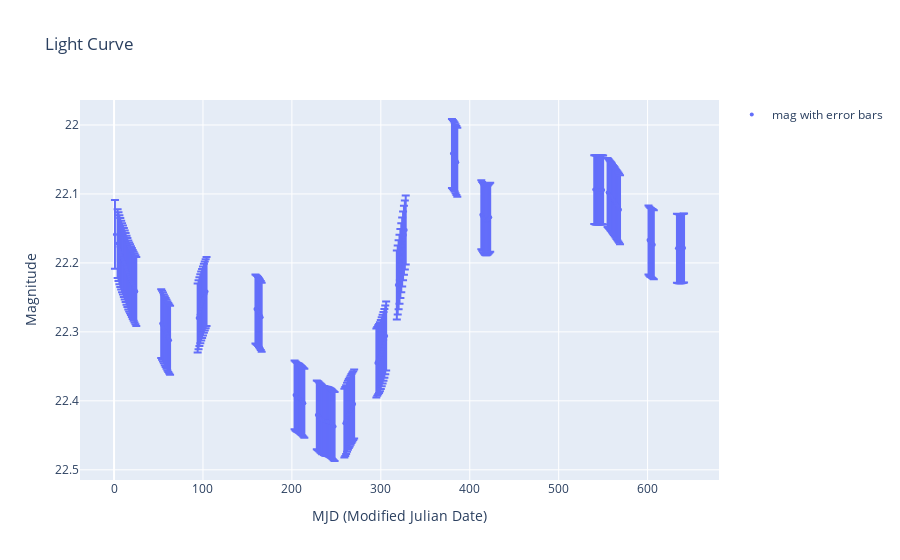
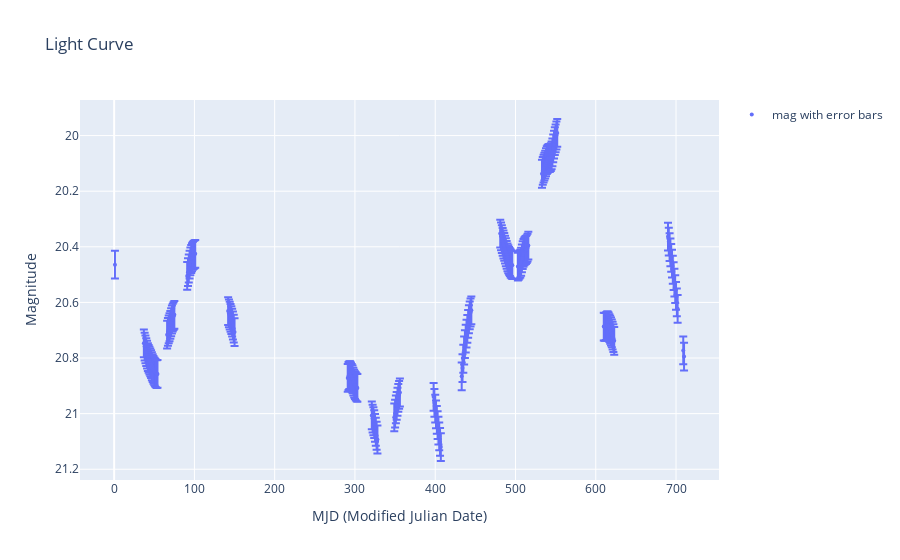
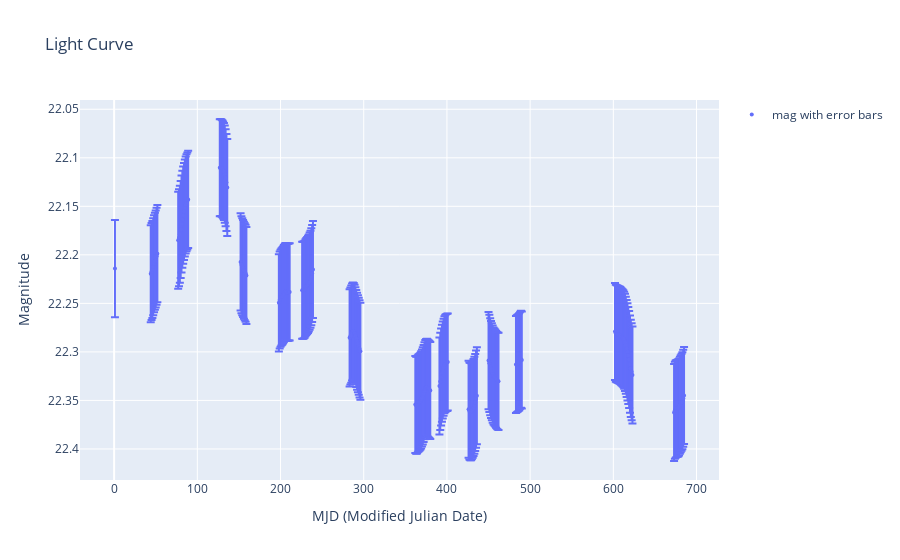

Notebook code for these charts, in order:
### Markdown cell above
## 2. Vizualizacija

Za ovo samo koristimo osnovnu funkciju `Plot_Lc`. Plotovaćemo prve tri krive.

### Code cell
Plot_Lc(light_curves[0], x_axis='mjd', save_fig=True)
Plot_Lc(light_curves[1], x_axis='mjd', save_fig=True)
Plot_Lc(light_curves[2], x_axis='mjd', save_fig=True)

### Figure 1 — Plotly figure (JSON) as saved in the notebook; plotly's stock layout.template omitted (floating-point values rounded to 4 significant figures; data arrays with more than 128 entries replaced by an {"elided": "..."} marker saying what was removed)
{"data": [{"error_y": {"array": {"elided": "180 float values"}, "type": "data", "visible": true}, "marker": {"size": 4}, "mode": "markers", "name": "mag with error bars", "type": "scatter", "x": {"elided": "180 int values"}, "y": {"elided": "180 float values"}}], "layout": {"showlegend": true, "title": {"text": "Light Curve"}, "xaxis": {"title": {"text": "MJD (Modified Julian Date)"}}, "yaxis": {"autorange": "reversed", "title": {"text": "Magnitude"}}}}

### Figure 2 — Plotly figure (JSON) as saved in the notebook; plotly's stock layout.template omitted (floating-point values rounded to 4 significant figures; data arrays with more than 128 entries replaced by an {"elided": "..."} marker saying what was removed)
{"data": [{"error_y": {"array": {"elided": "180 float values"}, "type": "data", "visible": true}, "marker": {"size": 4}, "mode": "markers", "name": "mag with error bars", "type": "scatter", "x": {"elided": "180 int values"}, "y": {"elided": "180 float values"}}], "layout": {"showlegend": true, "title": {"text": "Light Curve"}, "xaxis": {"title": {"text": "MJD (Modified Julian Date)"}}, "yaxis": {"autorange": "reversed", "title": {"text": "Magnitude"}}}}

### Figure 3 — Plotly figure (JSON) as saved in the notebook; plotly's stock layout.template omitted (floating-point values rounded to 4 significant figures; data arrays with more than 128 entries replaced by an {"elided": "..."} marker saying what was removed)
{"data": [{"error_y": {"array": {"elided": "180 float values"}, "type": "data", "visible": true}, "marker": {"size": 4}, "mode": "markers", "name": "mag with error bars", "type": "scatter", "x": {"elided": "180 int values"}, "y": {"elided": "180 float values"}}], "layout": {"showlegend": true, "title": {"text": "Light Curve"}, "xaxis": {"title": {"text": "MJD (Modified Julian Date)"}}, "yaxis": {"autorange": "reversed", "title": {"text": "Magnitude"}}}}
